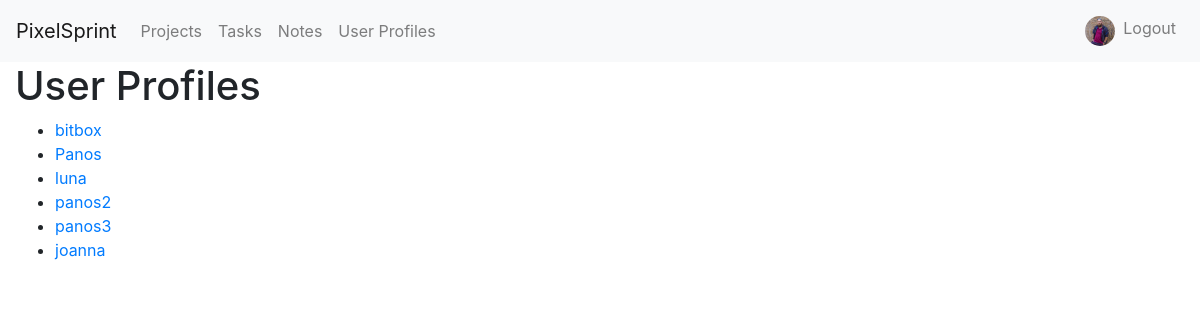
The app's page /project/userprofiles/ (signed in) with its own data.
### project/models.py (models this page shows, shortened)
class UserProfile(models.Model):
    user = models.OneToOneField(User, on_delete=models.CASCADE)
    xp = models.PositiveIntegerField(default=0)
    profile_picture = models.ImageField(upload_to='profile_pictures/', null=True, blank=True)
    color = models.CharField(max_length=7, default='#00ff00')  # Default color is green

### project/views.py (the view)
# urls.py: path('userprofiles/', views.userprofile_list, name='userprofile_list'),
def userprofile_list(request):
    userprofiles = UserProfile.objects.all()
    return render(request, 'userprofile_list.html', {'userprofiles': userprofiles})

### project/templates/userprofile_list.html
{% extends 'base.html' %}
{% block content %}
  <h1>User Profiles</h1>
  <ul>
    {% for userprofile in userprofiles %}
      <li><a href="{% url 'userprofile_detail' userprofile.id %}">{{ userprofile.user.username }}</a></li>
    {% endfor %}
  </ul>
{% endblock %}

### project/templates/base.html (shortened to what this page needs)
<!DOCTYPE html>
<html lang="en">
<head>
<link rel="stylesheet" href="https://maxcdn.bootstrapcdn.com/bootstrap/4.5.2/css/bootstrap.min.css">
<link rel="stylesheet" href="https://cdn.jsdelivr.net/npm/bootstrap-icons@1.11.3/font/bootstrap-icons.min.css">    {% block styles %}{% endblock %}
</head>
<body>
    <nav class="navbar navbar-expand-lg navbar-light bg-light">
        <a class="navbar-brand" href="{% url 'homepage' %}">PixelSprint</a>
        <div class="collapse navbar-collapse" id="navbarNav">
            <ul class="navbar-nav">
            {% if user.is_authenticated %}
                <li class="nav-item">
                    <a class="nav-link" href="{% url 'project_list' %}">Projects</a>
                </li>
                <li class="nav-item">
                    <a class="nav-link" href="{% url 'task_list' %}">Tasks</a>
                </li>
                <li class="nav-item">
                    <a class="nav-link" href="{% url 'note_list' %}">Notes</a>
                </li>
                <li class="nav-item">
                    <a class="nav-link" href="{% url 'userprofile_list' %}">User Profiles</a>
                </li>
            {% endif %}
            </ul>
            <ul class="navbar-nav ml-auto">
                {% if user.is_authenticated %}
                    <li class="nav-item">
    <span class="navbar-text">
                {% if user.userprofile.profile_picture %}
                    <a href="{% url 'user_profile_form' %}">
                        <img src="{{ user.userprofile.profile_picture.url }}" alt="{{ user.username }}" class="rounded-circle" width="30" height="30" style="cursor: pointer;" onclick="window.location.href='{% url 'user_profile_form' %}'">
                    </a>
                {% else %}
                    <div class="custom-avatar" style="background-color: {{ user.userprofile.color }};" onclick="window.location.href='{% url 'userprofile_detail' user.userprofile.id %}'">
                                {{ user.username|slice:":4:" }}
                            </div>
                {% endif %}
                <li class="nav-item">
                        <a class="nav-link" href="{% url 'logout' %}">Logout</a>
                    </li>
            </span>
</li>
                {% endif %}
            </ul>
        </div>
    </nav>
    <div class="container-fluid w-100">
    {% block content %}{% endblock %}
</div>
</body>
</html>

### records on screen
UserProfile: user.username "bitbox"
UserProfile: user.username "Panos"
UserProfile: user.username "luna"
UserProfile: user.username "panos2"
UserProfile: user.username "panos3"
UserProfile: user.username "joanna"
